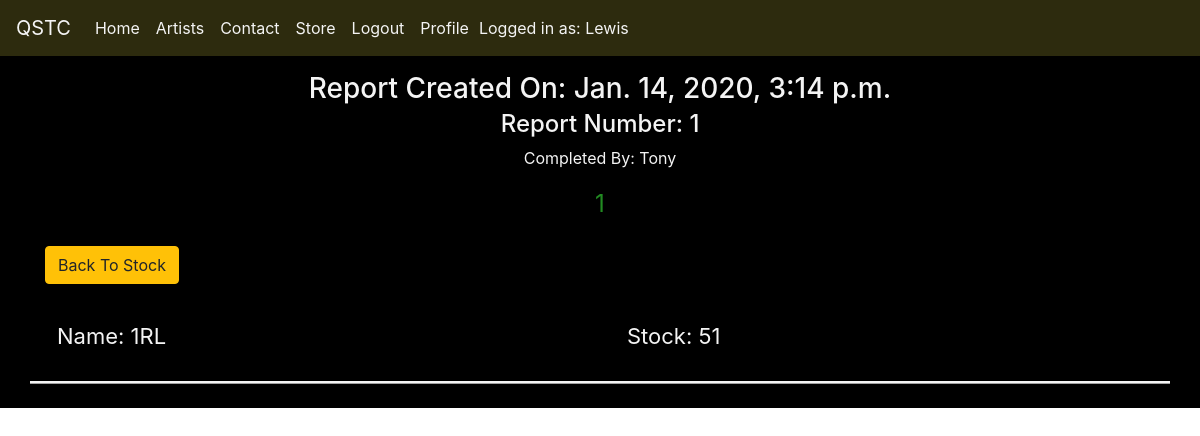
/shop/check_report/1 (signed in), run on the app's committed database.
### shop/models.py (models this page shows, shortened)
class StockReport(models.Model):
    date = models.DateTimeField(auto_now=True)
    done_by = models.ForeignKey(Profile, related_name='reports', on_delete=models.PROTECT)

class StockObject(models.Model):
    name = models.CharField(max_length=50)
    stock = models.IntegerField()
    report_number = models.ForeignKey(StockReport, on_delete=models.CASCADE)

### accounts/models.py (models this page shows)
class Profile(models.Model):
    user = models.OneToOneField(User, on_delete=models.CASCADE)
    staff_access = models.BooleanField(default=False)
    def __str__(self):
        return "{0}".format(self.user)

### shop/views.py (the view)
# urls.py: path(r"check_report/<int:id>", check_report, name="check_report"),
@login_required()
def check_report(request, id):
    if request.user.profile.staff_access:
        reports = StockObject.objects.filter(report_number=id)
        this_report = StockReport.objects.get(id=id)
        all_reports = StockReport.objects.order_by("date")
        return render(
            request,
            "single_report.html",
            {"reports": reports, "this_report": this_report, "all_reports": all_reports},
        )
    else:
        messages.error(
            request, "You Don't Have The Required Permissions", extra_tags="alert"
        )
        return redirect("index")

### shop/templates/single_report.html
{% extends 'base.html' %} {% load static %} {% block page_title %} QTSC - Report {% endblock %} {% block content %}
<div class="row text-center">
    <div class="col-12">
        <h3 class="mb-1">Report Created On: {{ this_report.date }}</h3>
        <h4>Report Number: {{ this_report.id }}</h4>
        <p>Completed By: {{ this_report.done_by }}</p>
    </div>
</div>
<div class="row text-center">
    <div class="col-12">
        {% for r in all_reports %}
        <span class="report-links"><a href="{% url 'check_report' r.id %}">{{ r.id }}</a></span> {% endfor %}
    </div>
</div>
<br>
<a href="{% url 'get_all_stock' %}" role="button" class="btn btn-warning" id="back" aria-disabled="false">Back To
    Stock</a>
<br>
<br> {% for r in reports %}
<div class="row stock-line">
    <div class="col-6">
        <p class="stock-line-item">Name: {{ r.name }}</p>
    </div>
    <div class="col-6">
        <p class="stock-line-item">Stock: {{ r.stock }}</p>
    </div>
</div>
<br> {% endfor %} {% endblock %}

### templates/base.html (shortened to what this page needs)
{% load staticfiles %}
<!DOCTYPE html>
<html lang="en">
<head>
    <link rel="stylesheet" href="https://stackpath.bootstrapcdn.com/bootstrap/4.3.1/css/bootstrap.min.css">
    <link rel="stylesheet" href="{% static 'css/styles.css' %}?v=2.40" type="text/css" />
</head>
<body>
    <nav class="navbar navbar-expand-lg nav-bg fixed-top">
        <a class="navbar-brand" href="{% url 'index' %}">QSTC</a>
        <div class="collapse navbar-collapse" id="navbarNav">
            <ul class="navbar-nav">
                <li class="nav-item">
                    <a class="nav-link" href="{% url 'index' %}">Home</a>
                </li>
                <li class="nav-item">
                    <a class="nav-link" href="{% url 'artists' %}">Artists</a>
                </li>
                <li class="nav-item">
                    <a class="nav-link" href="#">Contact</a>
                </li>
                {% if user.profile.staff_access %}
                <li class="nav-item">
                    <a class="nav-link" href="{% url 'shop' %}">Store</a>
                </li>
                {% endif %} {% if user.is_authenticated %}
                <li class="nav-item">
                    <a class="nav-link" href="{% url 'logout' %}">Logout</a>
                </li>
                <li class="nav-item">
                    <a class="nav-link" href="{% url 'profile' %}">Profile</a>
                </li>
                <li class="nav-item logged-in">Logged in as: <span class="capitalize">{{user}}</span></li>
                {% endif %}
            </ul>
        </div>
    </nav>
    <div class="bg">
        <br>
        <br>
        <br>
        <div class="container">
             {% block content %} {% endblock %}
        </div>
    </div>
</body>

### static/css/styles.css (style rules this page uses)
.bg { background-color: black; color: #f4f4f4; height: 100%; }
.nav-bg { background-color: #2d2b0e; }
.nav-bg a { color: #f4f4f4; }
.logged-in { color: #f4f4f4; margin: 8px 2px; }
.stock-line-item { font-size: 22px; padding: 12px; }
.stock-line { border-bottom-style: ridge; border-color: #f4f4f4; }
.report-links { font-size: 1.5rem; padding: 3px; }
.report-links a, .report-list a { color: forestgreen; transition: all 0.35s ease-in-out; -moz-transition: all 0.35s ease-in-out; -webkit-transition: all 0.35s ease-in-out; -o-transition: all 0.35s ease-in-out; }

### data on the page
StockReport: date "Jan. 14, 2020, 3:14 p.m.", id "1", done_by "Tony"
StockObject: name "1RL", stock "51"

### other printed values
{{ user }} "Lewis"
